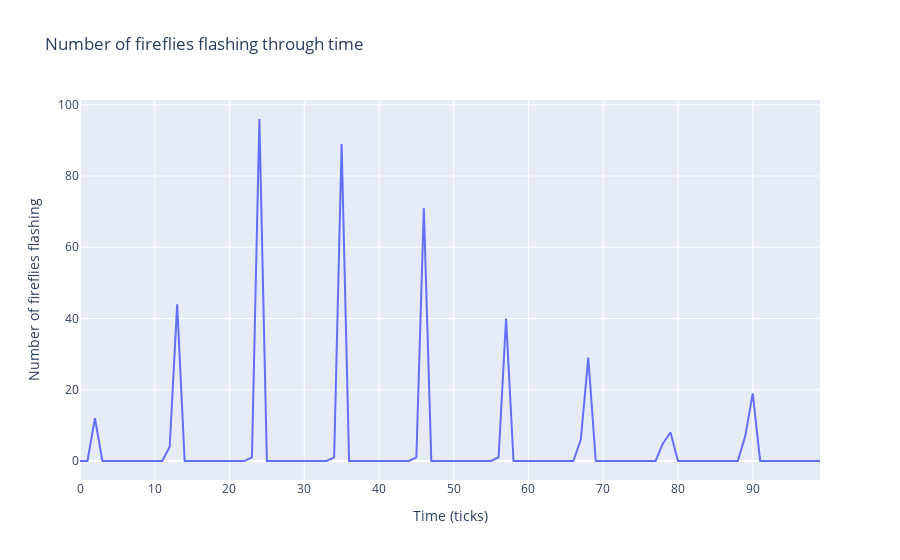

Notebook source saved alongside this figure:
### Code cell
df = df.iloc[:100, :]
fig = px.line(x=df['Timestamp'], y=df['Fireflies-Flashing'], labels={
                     "x": "Time (ticks)",
                     "y": "Number of fireflies flashing",
                 },
                title="Number of fireflies flashing through time")
fig.show()

### Figure 1 — Plotly figure (JSON) as saved in the notebook; plotly's stock layout.template omitted (floating-point values rounded to 4 significant figures)
{"data": [{"hovertemplate": "Time (ticks)=%{x}<br>Number of fireflies flashing=%{y}<extra></extra>", "legendgroup": "", "line": {"color": "#636efa", "dash": "solid"}, "marker": {"symbol": "circle"}, "mode": "lines", "name": "", "orientation": "v", "showlegend": false, "type": "scatter", "x": [0, 1, 2, 3, 4, 5, 6, 7, 8, 9, 10, 11, 12, 13, 14, 15, 16, 17, 18, 19, 20, 21, 22, 23, 24, 25, 26, 27, 28, 29, 30, 31, 32, 33, 34, 35, 36, 37, 38, 39, 40, 41, 42, 43, 44, 45, 46, 47, 48, 49, 50, 51, 52, 53, 54, 55, 56, 57, 58, 59, 60, 61, 62, 63, 64, 65, 66, 67, 68, 69, 70, 71, 72, 73, 74, 75, 76, 77, 78, 79, 80, 81, 82, 83, 84, 85, 86, 87, 88, 89, 90, 91, 92, 93, 94, 95, 96, 97, 98, 99], "xaxis": "x", "y": [0, 0, 12, 0, 0, 0, 0, 0, 0, 0, 0, 0, 4, 44, 0, 0, 0, 0, 0, 0, 0, 0, 0, 1, 96, 0, 0, 0, 0, 0, 0, 0, 0, 0, 1, 89, 0, 0, 0, 0, 0, 0, 0, 0, 0, 1, 71, 0, 0, 0, 0, 0, 0, 0, 0, 0, 1, 40, 0, 0, 0, 0, 0, 0, 0, 0, 0, 6, 29, 0, 0, 0, 0, 0, 0, 0, 0, 0, 5, 8, 0, 0, 0, 0, 0, 0, 0, 0, 0, 7, 19, 0, 0, 0, 0, 0, 0, 0, 0, 0], "yaxis": "y"}], "layout": {"legend": {"tracegroupgap": 0}, "title": {"text": "Number of fireflies flashing through time"}, "xaxis": {"anchor": "y", "domain": [0, 1], "title": {"text": "Time (ticks)"}}, "yaxis": {"anchor": "x", "domain": [0, 1], "title": {"text": "Number of fireflies flashing"}}}}
